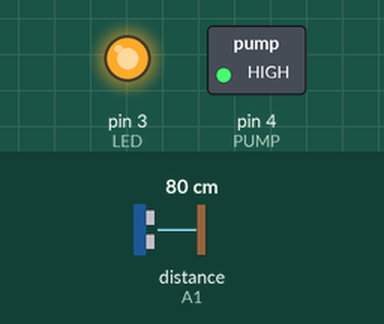
Simulated run of this sketch. Board: Arduino Uno, built with avr-gcc and run on an emulated ATmega328P. Shown: switched loads named in the sketch (green lamp = pin HIGH), output pins drawn as LEDs (lit = HIGH). Wiring (inferred from the names in the program): ultrasonic range finder: trigger A2; echo A1. Dashed ring = blinking. The inputs (shaded band) are chosen by the test bench; at power-on: distance to the obstacle (sensor on A1) 80 cm. The echo pulse lasts 58.3 µs per cm; pins used as bus, display or sensor lines are not drawn.

Above: at 1.2 s.
1.3 s: distance to the obstacle (sensor on A1) set to 12 cm
2.8 s: distance to the obstacle (sensor on A1) set to 9 cm
At 3.6 s:
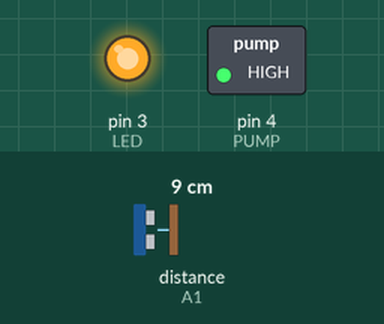
7.4 s: distance to the obstacle (sensor on A1) set to 2 cm
Timing chart, 0 to 11.4 s (numbered marks = the images above; inputs shaded):
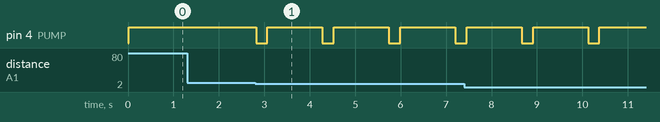

Measured:
- the behaviour switches between 11 and 10 cm on distance to the obstacle (sensor on A1) (found by bisection; images 0 and 1)
- after the input at 1.3 s, every drawn part: stays the same
- after the input at 2.8 s, pin 4 (PUMP): alternates HIGH for 1.2 s and LOW for 0.25 s, starting at once

The sketch:

main.ino
```cpp
// defines pins numbers
const int trigPin = A2;
const int echoPin = A1;
#define PUMP 4
#define LED 3
long duration;
int distance;

void setup() {

    pinMode(PUMP,OUTPUT);
    pinMode(LED,OUTPUT);
    digitalWrite(LED,HIGH);
    pinMode(trigPin, OUTPUT);
    pinMode(echoPin, INPUT);

}

void loop() {
    // Clears the trigPin
    digitalWrite(trigPin, LOW);
    delayMicroseconds(2);

    // Sets the trigPin on HIGH state for 10 micro seconds
    digitalWrite(trigPin, HIGH);
    delayMicroseconds(10);
    digitalWrite(trigPin, LOW);

    // Reads the echoPin, returns the sound wave travel time in microseconds
    duration = pulseIn(echoPin, HIGH);

    // Calculating the distance
    distance= duration*0.034/2;
    delay(10);

    if(distance !=0 && distance<10)
    {
        digitalWrite(PUMP,LOW);
        delay(250);
        digitalWrite(PUMP,HIGH);
        delay(1200);
    }
    else
    {
        digitalWrite(PUMP,HIGH);
    }
}
```
